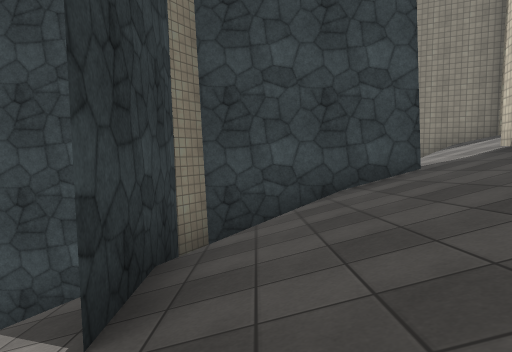
[1] (above)

16 first-person views from a walk through a scene from a Unity 3-D project. The camera is 1.3 m above the floor, tilts 4° down and sees 70° across. The floor is counted in squares, 2 m on a side. Each view is taken from the middle of a square. On the plan, view 1 faces up. The plan holds only what a view shows up to about 11 squares ahead; the rest is blank. The place goes on beyond the plan. Some surface patterns are stand-ins.

[2]
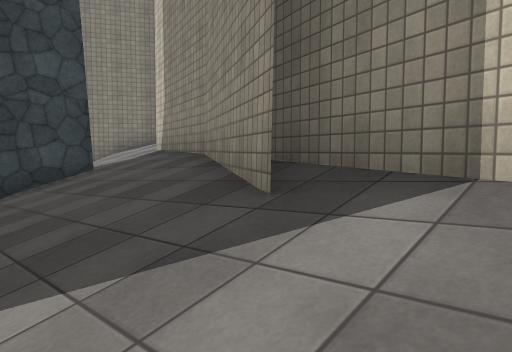

[3]
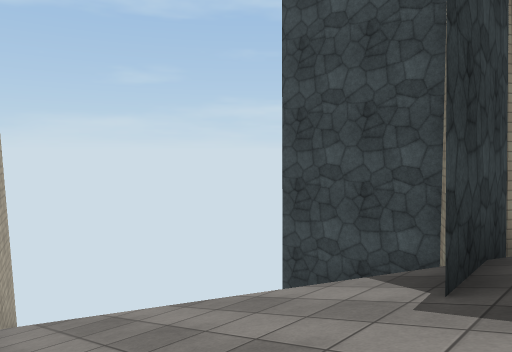

[4]
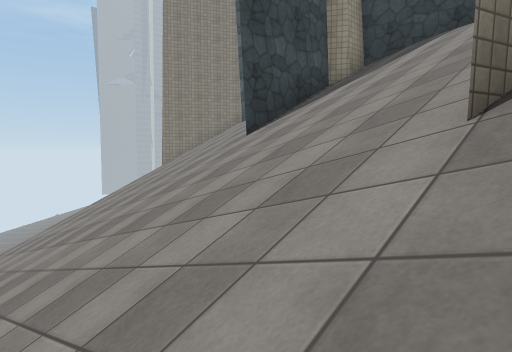

[5]
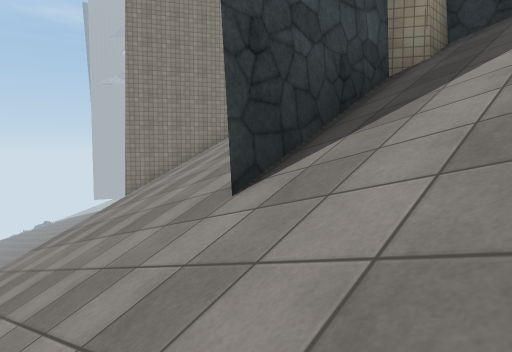

[6]
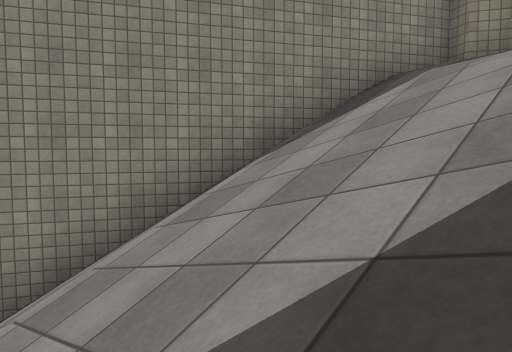

[7]
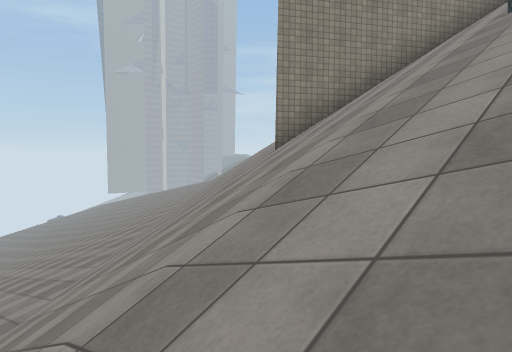

[8]
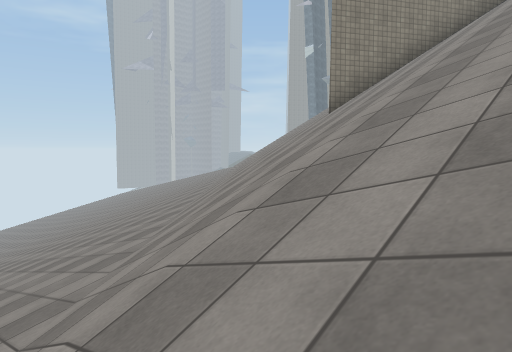

[9]
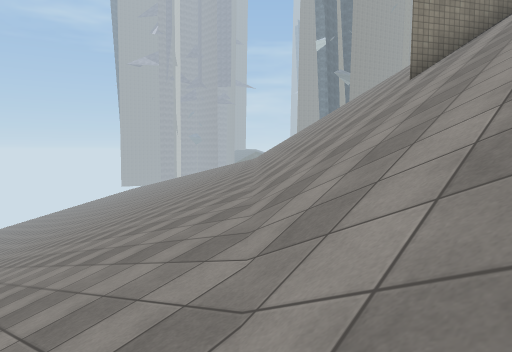

[10]
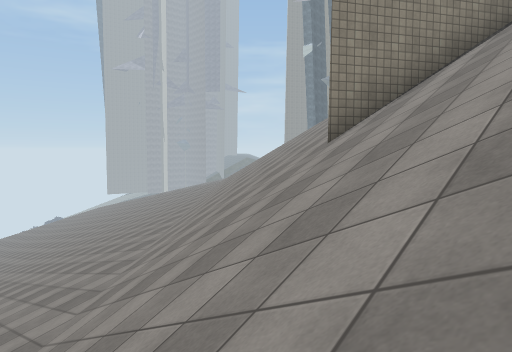

[11]
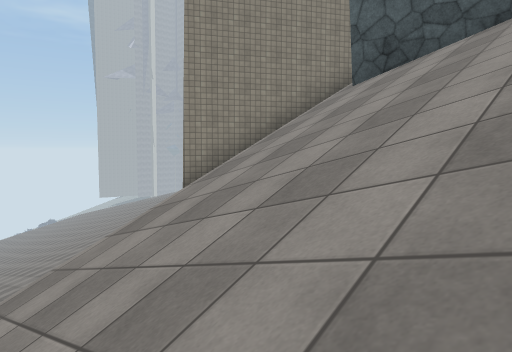

[12]
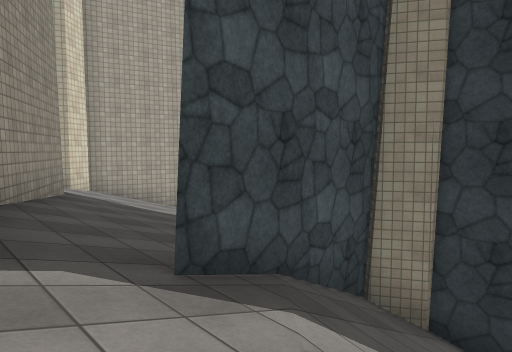

[13]
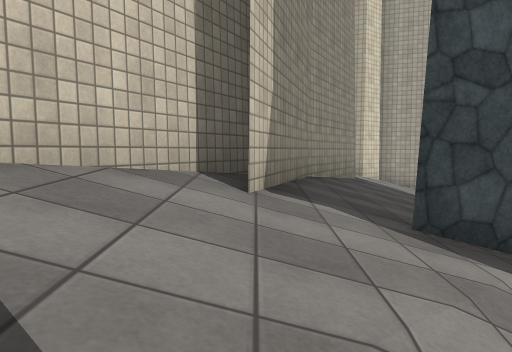

[14]
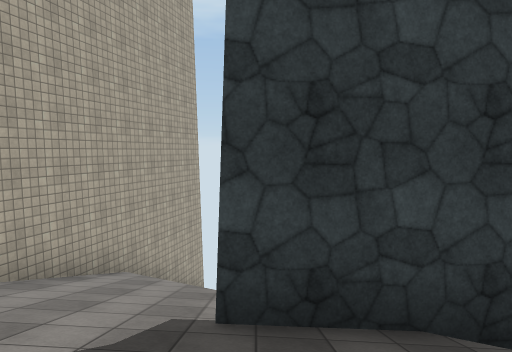

[15]
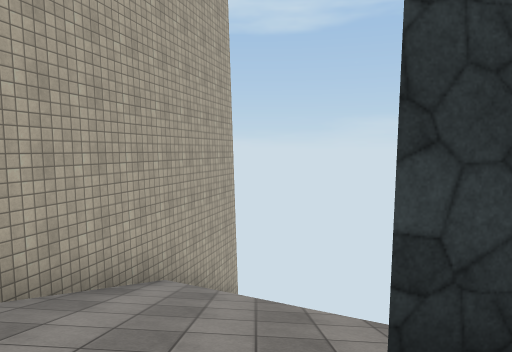

[16]
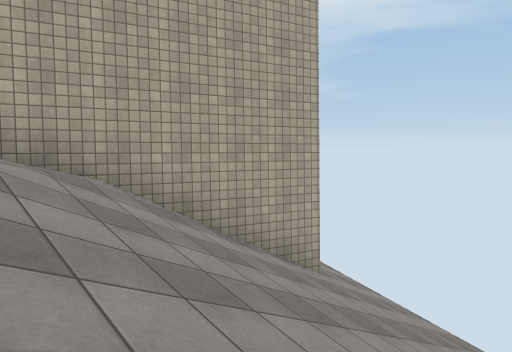

### Floor plan
Key: @ floor where view 1 was taken; # wall or solid block; / step, stairs or slope; = window, fence, low wall or low ledge.
Columns run from 10 left of view 1 to 6 right of it. Each row starts with its distance up from view 1.
 19   ////////
 18  //////////
 17  ////////////
 16  ////////////
 15  ///////////
 14  //////////
 13 ////////##
 12 /////////###
 11 ///////////###
 10 /////////////###
  9 /////////#/////##
  8 /////////#//////#
  7  ////////#//////#
  6  //////  ####/###
  5  ////#####////##
  4  ////////#////#
  3 /////////#///##
  2 /////////#///#
  1 ////////////##
  0 ///###////@/#
 -1      =###//##
 -2         =###

Where each view was taken, in squares from view 1:
view 1: 0 up, 0 right, facing up
view 2: 1 down, 0 right, facing up-right
view 3: 1 down, 0 right, facing up-left
view 4: 0 up, 10 left, facing up-right
view 5: 3 up, 7 left, facing up-right
view 6: 7 up, 0 right, facing up-right
view 7: 8 up, 8 left, facing up-right
view 8: 8 up, 10 left, facing up-right
view 9: 10 up, 10 left, facing up-right
view 10: 10 up, 7 left, facing up-right
view 11: 6 up, 7 left, facing up-right
view 12: 8 up, 4 right, facing down-left
view 13: 9 up, 4 right, facing down
view 14: 2 up, 2 right, facing left
view 15: 1 up, 1 right, facing left
view 16: 4 up, 3 left, facing down-left
